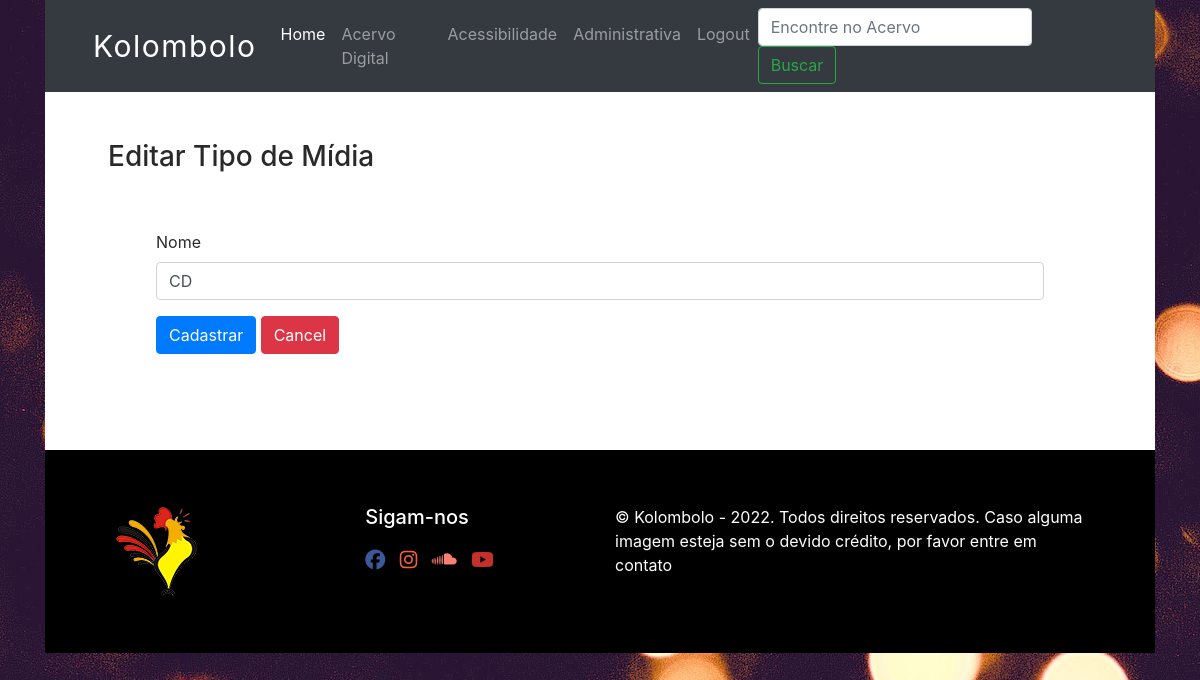
Page /edit-midia/2 (signed in) on the earlier database version.
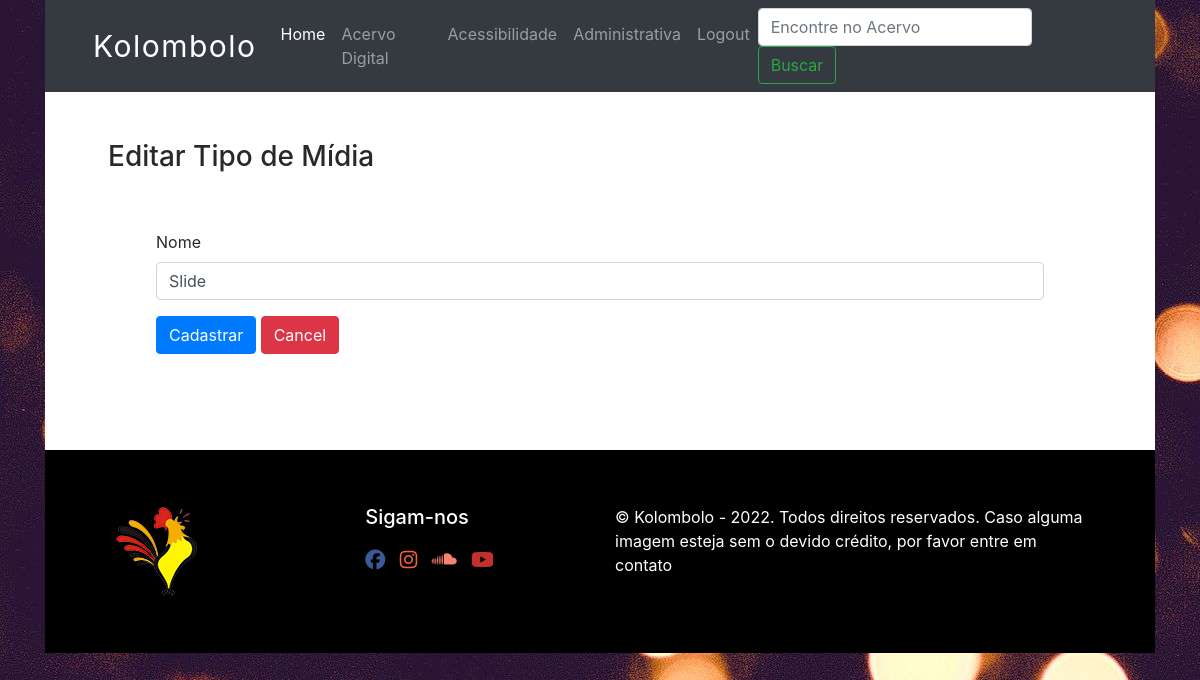
Same page on the later database version.
### database.py (models this page shows, shortened)
class Midia(Base):
    __tablename__='tipo'
    id=Column(Integer(), primary_key=True, autoincrement=True)
    name=Column(String(80), nullable=False, unique=True)

### app.py (the view, shortened to what this page needs)
@app.route("/edit-midia/<int:midia_id>", methods=["GET", "POST"])
def edit_midia(midia_id):
    midia = local_session.query(Midia).get(midia_id)
    edit_midia = MidiaForm(
        name=midia.name
    )
    return render_template("midia.html", form=edit_midia, is_edit=True)

### forms.py
class MidiaForm(FlaskForm):
    name = StringField("Nome", validators=[DataRequired(MENSAGEM_PADRAO)])
    submit = SubmitField("Cadastrar")

### app.py (called while the page is built)
@login_manager.user_loader
def load_user(user_id):
    return local_session.query(User).get(int(user_id))

### templates/midia.html (shortened to what this page needs)
{% extends "base.html" %}
{% import "bootstrap/wtf.html" as wtf %}
{% block content %}
  <div class="container px-5">
    {% if is_edit: %}
        <h3>Editar Tipo de Mídia</h3>
        {% else: %}
        <h3>Cadastro Tipo de Mídia</h3>
    {% endif %}
    <div class="container p-5">
      <form class="form form-horizontal" method="post" role="form">
        {{ wtf.form_field(form.name) }}
        {{ wtf.form_field(form.submit, button_map={"submit": "primary"}) }}
        <a href="/midia-admin" class="btn btn-danger">Cancel</a>
      </form>
    </div>
  </div>
{% endblock %}

Differences in the rows shown:
changed Midia: name "CD" → "Slide"
